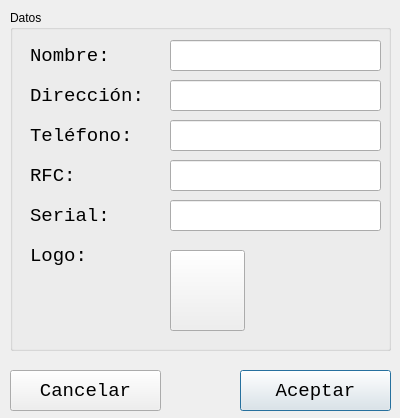
<?xml version="1.0" encoding="UTF-8"?>
<ui version="4.0">
 <class>dlgEmpresa</class>
 <widget class="QDialog" name="dlgEmpresa">
  <property name="windowModality">
   <enum>Qt::ApplicationModal</enum>
  </property>
  <property name="geometry">
   <rect>
    <x>0</x>
    <y>0</y>
    <width>400</width>
    <height>418</height>
   </rect>
  </property>
  <property name="windowTitle">
   <string>Empresa</string>
  </property>
  <property name="modal">
   <bool>true</bool>
  </property>
  <widget class="QGroupBox" name="gbEmpresa">
   <property name="geometry">
    <rect>
     <x>10</x>
     <y>10</y>
     <width>381</width>
     <height>341</height>
    </rect>
   </property>
   <property name="title">
    <string>Datos</string>
   </property>
   <widget class="QLabel" name="lblNombre">
    <property name="geometry">
     <rect>
      <x>20</x>
      <y>30</y>
      <width>121</width>
      <height>31</height>
     </rect>
    </property>
    <property name="font">
     <font>
      <family>Lucida Console</family>
      <pointsize>14</pointsize>
     </font>
    </property>
    <property name="text">
     <string>Nombre:</string>
    </property>
   </widget>
   <widget class="QLabel" name="lblDireccion">
    <property name="geometry">
     <rect>
      <x>20</x>
      <y>70</y>
      <width>121</width>
      <height>31</height>
     </rect>
    </property>
    <property name="font">
     <font>
      <family>Lucida Console</family>
      <pointsize>14</pointsize>
     </font>
    </property>
    <property name="text">
     <string>Dirección:</string>
    </property>
   </widget>
   <widget class="QLabel" name="lblTelefono">
    <property name="geometry">
     <rect>
      <x>20</x>
      <y>110</y>
      <width>121</width>
      <height>31</height>
     </rect>
    </property>
    <property name="font">
     <font>
      <family>Lucida Console</family>
      <pointsize>14</pointsize>
     </font>
    </property>
    <property name="text">
     <string>Teléfono:</string>
    </property>
   </widget>
   <widget class="QLabel" name="lblRfc">
    <property name="geometry">
     <rect>
      <x>20</x>
      <y>150</y>
      <width>121</width>
      <height>31</height>
     </rect>
    </property>
    <property name="font">
     <font>
      <family>Lucida Console</family>
      <pointsize>14</pointsize>
     </font>
    </property>
    <property name="text">
     <string>RFC:</string>
    </property>
   </widget>
   <widget class="QLabel" name="lblSerial">
    <property name="geometry">
     <rect>
      <x>20</x>
      <y>190</y>
      <width>121</width>
      <height>31</height>
     </rect>
    </property>
    <property name="font">
     <font>
      <family>Lucida Console</family>
      <pointsize>14</pointsize>
     </font>
    </property>
    <property name="text">
     <string>Serial:</string>
    </property>
   </widget>
   <widget class="QLabel" name="lblLogo">
    <property name="geometry">
     <rect>
      <x>20</x>
      <y>230</y>
      <width>121</width>
      <height>31</height>
     </rect>
    </property>
    <property name="font">
     <font>
      <family>Lucida Console</family>
      <pointsize>14</pointsize>
     </font>
    </property>
    <property name="text">
     <string>Logo:</string>
    </property>
   </widget>
   <widget class="QPushButton" name="pbLogo">
    <property name="geometry">
     <rect>
      <x>160</x>
      <y>240</y>
      <width>75</width>
      <height>81</height>
     </rect>
    </property>
    <property name="text">
     <string/>
    </property>
    <property name="icon">
     <iconset>
      <normaloff>../../img/icon_acercade64x64.png</normaloff>../../img/icon_acercade64x64.png</iconset>
    </property>
    <property name="iconSize">
     <size>
      <width>64</width>
      <height>64</height>
     </size>
    </property>
    <property name="autoDefault">
     <bool>false</bool>
    </property>
   </widget>
   <widget class="QLineEdit" name="leNombre">
    <property name="geometry">
     <rect>
      <x>160</x>
      <y>30</y>
      <width>211</width>
      <height>31</height>
     </rect>
    </property>
    <property name="font">
     <font>
      <family>Lucida Console</family>
      <pointsize>14</pointsize>
     </font>
    </property>
    <property name="maxLength">
     <number>40</number>
    </property>
   </widget>
   <widget class="QLineEdit" name="leDireccion">
    <property name="geometry">
     <rect>
      <x>160</x>
      <y>70</y>
      <width>211</width>
      <height>31</height>
     </rect>
    </property>
    <property name="font">
     <font>
      <family>Lucida Console</family>
      <pointsize>14</pointsize>
     </font>
    </property>
    <property name="maxLength">
     <number>40</number>
    </property>
   </widget>
   <widget class="QLineEdit" name="leTelefono">
    <property name="geometry">
     <rect>
      <x>160</x>
      <y>110</y>
      <width>211</width>
      <height>31</height>
     </rect>
    </property>
    <property name="font">
     <font>
      <family>Lucida Console</family>
      <pointsize>14</pointsize>
     </font>
    </property>
    <property name="maxLength">
     <number>40</number>
    </property>
   </widget>
   <widget class="QLineEdit" name="leRFC">
    <property name="geometry">
     <rect>
      <x>160</x>
      <y>150</y>
      <width>211</width>
      <height>31</height>
     </rect>
    </property>
    <property name="font">
     <font>
      <family>Lucida Console</family>
      <pointsize>14</pointsize>
     </font>
    </property>
    <property name="maxLength">
     <number>13</number>
    </property>
   </widget>
   <widget class="QLineEdit" name="leSerial">
    <property name="geometry">
     <rect>
      <x>160</x>
      <y>190</y>
      <width>211</width>
      <height>31</height>
     </rect>
    </property>
    <property name="font">
     <font>
      <family>Lucida Console</family>
      <pointsize>14</pointsize>
     </font>
    </property>
    <property name="maxLength">
     <number>10</number>
    </property>
   </widget>
  </widget>
  <widget class="QPushButton" name="pbCancelar">
   <property name="geometry">
    <rect>
     <x>10</x>
     <y>370</y>
     <width>151</width>
     <height>41</height>
    </rect>
   </property>
   <property name="font">
    <font>
     <family>Lucida Console</family>
     <pointsize>14</pointsize>
    </font>
   </property>
   <property name="text">
    <string>Cancelar</string>
   </property>
   <property name="icon">
    <iconset>
     <normaloff>../../img/icon_cancelar32x32.png</normaloff>../../img/icon_cancelar32x32.png</iconset>
   </property>
   <property name="iconSize">
    <size>
     <width>32</width>
     <height>32</height>
    </size>
   </property>
   <property name="autoDefault">
    <bool>false</bool>
   </property>
  </widget>
  <widget class="QPushButton" name="pbAceptar">
   <property name="geometry">
    <rect>
     <x>240</x>
     <y>370</y>
     <width>151</width>
     <height>41</height>
    </rect>
   </property>
   <property name="font">
    <font>
     <family>Lucida Console</family>
     <pointsize>14</pointsize>
    </font>
   </property>
   <property name="text">
    <string>Aceptar</string>
   </property>
   <property name="icon">
    <iconset>
     <normaloff>../../img/icon_aceptar32x32.png</normaloff>../../img/icon_aceptar32x32.png</iconset>
   </property>
   <property name="iconSize">
    <size>
     <width>32</width>
     <height>32</height>
    </size>
   </property>
   <property name="autoDefault">
    <bool>true</bool>
   </property>
  </widget>
 </widget>
 <tabstops>
  <tabstop>leNombre</tabstop>
  <tabstop>leDireccion</tabstop>
  <tabstop>leTelefono</tabstop>
  <tabstop>leRFC</tabstop>
  <tabstop>leSerial</tabstop>
  <tabstop>pbLogo</tabstop>
  <tabstop>pbAceptar</tabstop>
  <tabstop>pbCancelar</tabstop>
 </tabstops>
 <resources/>
 <connections/>
</ui>
